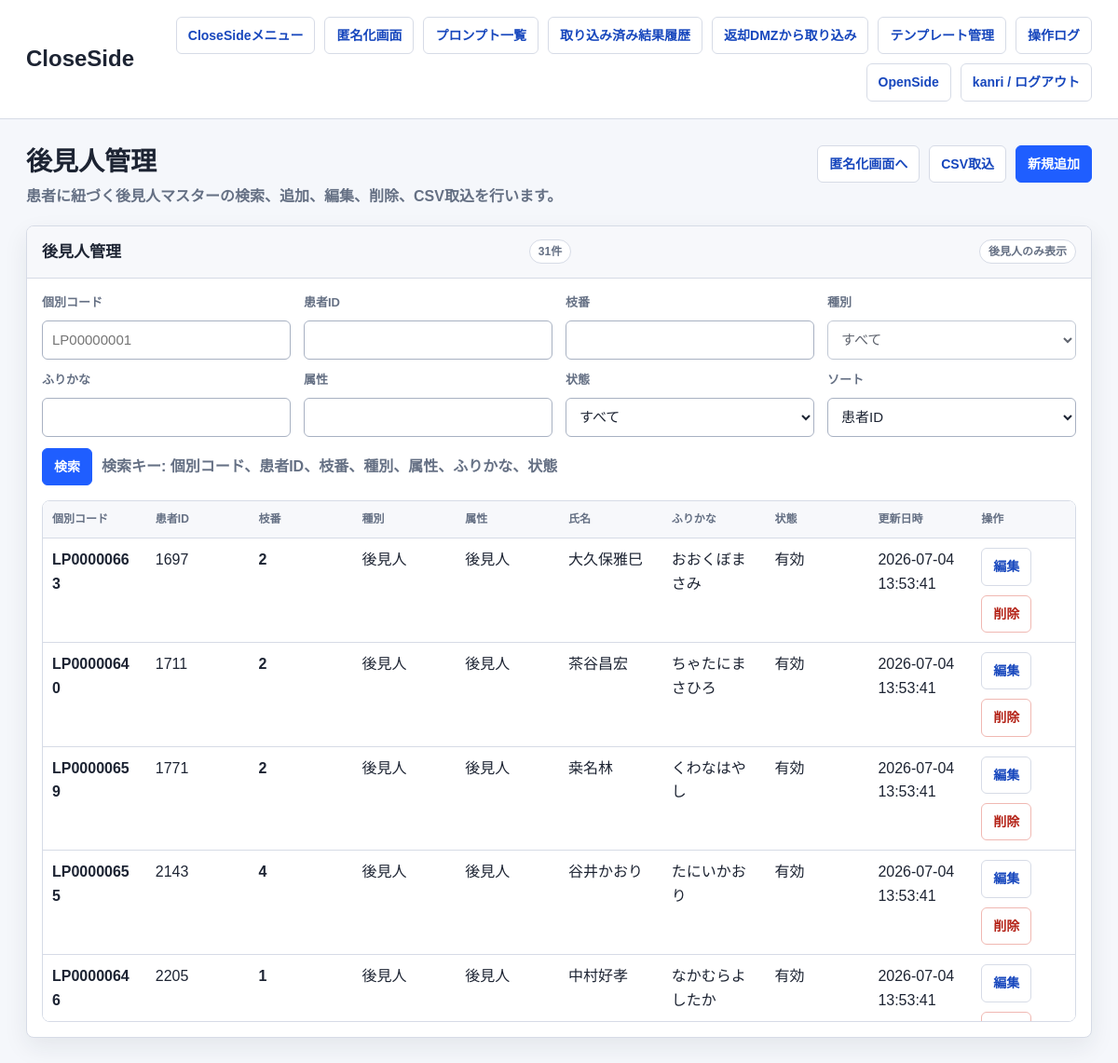
Screenshot of /close/guardians/ (signed in) with the database file from the repository.
### anonymizer_app/models.py (models this page shows, shortened)
class PatientLinkedPersonMixin(PersonNameMixin):
    class Meta:
        abstract = True
    RELATION_KIND_CHOICES = [
        ('family', '家族'),
        ('guardian', '後見人'),
    ]
    LINKED_PERSON_CODE_PREFIX = 'LP'
    patient_id = models.CharField(max_length=255, db_index=True)
    branch_no = models.PositiveIntegerField(verbose_name='枝番', db_index=True)
    linked_person_code = models.CharField(
        verbose_name='個別コード',
        max_length=16,
        unique=True,
        db_index=True,
        null=True,
        blank=True,
        editable=False,
    )
    relation_kind = models.CharField(max_length=16, verbose_name='種別', choices=RELATION_KIND_CHOICES, default='family', db_index=True)
    surname = models.CharField(max_length=255, blank=True, default='')
    given_name = models.CharField(max_length=255, blank=True, default='')
    kana_surname = models.CharField(max_length=255, blank=True, default='')
    kana_given_name = models.CharField(max_length=255, blank=True, default='')
    relationship_label = models.CharField(max_length=255, blank=True, default='')
    is_active = models.BooleanField(default=True)
    created_at = models.DateTimeField(default=timezone.now)
    updated_at = models.DateTimeField(auto_now=True)
    @property
    def relation_kind_label(self) -> str:
        relation_kind = str(self.relation_kind or '').strip()
        if relation_kind == 'guardian':
            return '後見人'
        return '家族'
    @property
    def relationship_display_label(self) -> str:
        return str(self.relationship_label or '').strip()

class PatientLinkedPerson(PatientLinkedPersonMixin):
    class Meta:
        ordering = ['patient_id', 'branch_no']
        constraints = [
            models.UniqueConstraint(fields=['patient_id', 'branch_no'], name='unique_patient_linked_person_branch_no'),
        ]

### close_side/views.py (the view)
# urls.py: path('guardians/', close_admin_required(views.guardian_list), name='guardian_list'),
def guardian_list(request):
    return _linked_person_list_view(
        request,
        page_title='後見人管理',
        page_subtitle='患者に紐づく後見人マスターの検索、追加、編集、削除、CSV取込を行います。',
        relation_kind_filter='guardian',
        create_url_name='close_side:guardian_create',
        import_url_name='close_side:guardian_import',
        edit_url_name='close_side:guardian_edit',
        delete_url_name='close_side:guardian_delete',
        clear_url_name='close_side:guardian_list',
    )

### anonymizer_app/models.py (called while the page is built)
    @property
    def full_name(self) -> str:
        return f'{self.surname}{self.given_name}'.strip()

    @property
    def kana_full_name(self) -> str:
        return f'{self.kana_surname}{self.kana_given_name}'.strip()

### anonymizer_app/network_policy.py (called while the page is built)
def network_policy() -> dict:
    return getattr(settings, 'NETWORK_POLICY', DEFAULT_NETWORK_POLICY)

def get_client_ip(request) -> str:
    forwarded_for = request.META.get('HTTP_X_FORWARDED_FOR', '')
    if getattr(settings, 'NETWORK_POLICY_TRUST_X_FORWARDED_FOR', True) and forwarded_for:
        return forwarded_for.split(',')[0].strip()
    return request.META.get('REMOTE_ADDR') or ''

def normalize_ip(value: str):
    try:
        return ip_address(value)
    except ValueError:
        return None

def _networks(cidrs: list[str]):
    networks = []
    for cidr in cidrs:
        try:
            networks.append(ip_network(cidr))
        except ValueError:
            continue
    return networks

def side_for_path(path: str) -> str:
    for side, rule in network_policy().items():
        if any(path.startswith(prefix) for prefix in rule.get('paths', [])):
            return side
    return ''

def allowed_cidrs_for_side(side: str) -> list[str]:
    rule = network_policy().get(side, {})
    cidrs = list(rule.get('cidrs', []))
    if getattr(settings, 'NETWORK_POLICY_ALLOW_LOOPBACK', False):
        cidrs.extend(LOOPBACK_CIDRS)
    return cidrs

def is_client_allowed_for_side(client_ip: str, side: str) -> bool:
    parsed = normalize_ip(client_ip)
    if parsed is None:
        return False
    return any(parsed in network for network in _networks(allowed_cidrs_for_side(side)))

    def __call__(self, request):
        side = side_for_path(request.path_info)
        if not side or not getattr(settings, 'NETWORK_POLICY_ENFORCED', True):
            return self.get_response(request)
        client_ip = get_client_ip(request)
        if is_client_allowed_for_side(client_ip, side):
            request.network_segment = side
            request.client_ip = client_ip
            return self.get_response(request)
        self._log_denied_request(request, side, client_ip)
        label = network_policy().get(side, {}).get('label', side)
        return HttpResponseForbidden(f'{label} へのアクセス元ネットワークが許可されていません。')

### close_side/views.py (called while the page is built, shortened)
def _is_admin(user) -> bool:
    return bool(user.is_staff or user.is_superuser)

def _normalize_branch_no_value(value: object) -> int | None:
    text = str(value or '').strip()
    if not text:
        return None

### anonymizer_app/templates/anonymizer_app/linked_person_list.html (shortened to what this page needs)
{% extends "anonymizer_app/base.html" %}
{% block brand %}CloseSide{% endblock %}
{% block page_title %}{{ page_title }}{% endblock %}
{% block page_subtitle %}<p class="page-subtitle">{{ page_subtitle }}</p>{% endblock %}
{% block page_actions %}
  <a class="button" href="{% url 'close_side:home' %}">匿名化画面へ</a>
  <a class="button" href="{{ import_url }}">CSV取込</a>
  <a class="button primary" href="{{ create_url }}">新規追加</a>
{% endblock %}
{% block content %}
  <section class="panel">
    <div class="panel-header">
      <h3 class="panel-title">{{ list_title }}</h3>
      <span class="badge">{{ query_count }}件</span>
      {% if relation_kind_filter_label %}
        <span class="badge">{{ relation_kind_filter_label }}のみ表示</span>
      {% endif %}
    </div>
    <div class="panel-body">
      <form method="get" class="master-search-form">
        <div class="master-search-field">
          <label class="field-label" for="{{ form.linked_person_code.id_for_label }}">個別コード</label>
          {{ form.linked_person_code }}
        </div>
        <div class="master-search-field">
          <label class="field-label" for="{{ form.patient_id.id_for_label }}">患者ID</label>
          {{ form.patient_id }}
        </div>
        <div class="master-search-field">
          <label class="field-label" for="{{ form.branch_no.id_for_label }}">枝番</label>
          {{ form.branch_no }}
        </div>
        <div class="master-search-field">
          <label class="field-label" for="{{ form.relation_kind.id_for_label }}">種別</label>
          {{ form.relation_kind }}
        </div>
        <div class="master-search-field">
          <label class="field-label" for="{{ form.kana.id_for_label }}">ふりかな</label>
          {{ form.kana }}
        </div>
        <div class="master-search-field">
          <label class="field-label" for="{{ form.relationship_label.id_for_label }}">属性</label>
          {{ form.relationship_label }}
        </div>
        <div class="master-search-field">
          <label class="field-label" for="{{ form.is_active.id_for_label }}">状態</label>
          {{ form.is_active }}
        </div>
        <div class="master-search-field">
          <label class="field-label" for="{{ form.sort.id_for_label }}">ソート</label>
          {{ form.sort }}
        </div>
        <div class="master-search-actions">
          <button class="primary" type="submit">検索</button>
          <span class="muted">検索キー: 個別コード、患者ID、枝番、種別、属性、ふりかな、状態</span>
        </div>
      </form>
      {% if linked_persons %}
        <div class="table-scroll" style="margin-top: 16px;">
          <table class="history-table">
            <thead>
              <tr>
                <th>個別コード</th>
                <th>患者ID</th>
                <th>枝番</th>
                <th>種別</th>
                <th>属性</th>
                <th>氏名</th>
                <th>ふりかな</th>
                <th>状態</th>
                <th>更新日時</th>
                <th>操作</th>
              </tr>
            </thead>
            <tbody>
              {% for linked_person in linked_persons %}
                <tr>
                  <td><strong>{{ linked_person.linked_person_code|default:"-" }}</strong></td>
                  <td>{{ linked_person.patient_id }}</td>
                  <td><strong>{{ linked_person.branch_no }}</strong></td>
                  <td>{{ linked_person.relation_kind_label }}</td>
                  <td>{{ linked_person.relationship_display_label|default:"-" }}</td>
                  <td>{{ linked_person.full_name|default:"-" }}</td>
                  <td>{{ linked_person.kana_full_name|default:"-" }}</td>
                  <td>{% if linked_person.is_active %}有効{% else %}無効{% endif %}</td>
                  <td>{{ linked_person.updated_at|date:"Y-m-d H:i:s" }}</td>
                  <td>
                    <div class="actions">
                      <a class="button" href="{% url edit_url_name pk=linked_person.pk %}">編集</a>
                      <form class="inline-form" method="post" action="{% url delete_url_name pk=linked_person.pk %}" onsubmit="return confirm('この{{ entity_label }}を削除しますか？');">
                        <button class="danger" type="submit">削除</button>
                      </form>
                    </div>
                  </td>
                </tr>
              {% endfor %}
            </tbody>
          </table>
        </div>
      {% else %}
        <p class="empty">{{ entity_label }}がありません。</p>
      {% endif %}
    </div>
  </section>
{% endblock %}

### anonymizer_app/templates/anonymizer_app/base.html (shortened to what this page needs)
<!DOCTYPE html>
<html lang="ja">
<head>
</head>
<body>
  <header class="app-header">
    <div class="header-inner">
      <h1 class="brand-title">{% block brand %}匿名化システム{% endblock %}</h1>
      <nav class="top-nav" aria-label="主要メニュー">
        {% if request.resolver_match.namespace == 'open_side' %}
          <a class="nav-link" href="{% url 'open_side:menu' %}">OpenSideメニュー</a>
          <a class="nav-link" href="{% url 'open_side:dmz_list' %}">プロンプト一覧</a>
          {% if request.user.is_staff or request.user.is_superuser %}
            <a class="nav-link" href="{% url 'open_side:operation_logs' %}">操作ログ</a>
          {% endif %}
          <a class="nav-link" href="{% url 'close_side:menu' %}">CloseSide</a>
          <form method="post" action="{% url 'open_side:logout' %}">
            {% csrf_token %}
            <button type="submit">{{ request.user.username }} / ログアウト</button>
          </form>
        {% else %}
          <a class="nav-link" href="{% url 'close_side:menu' %}">CloseSideメニュー</a>
          <a class="nav-link" href="{% url 'close_side:home' %}">匿名化画面</a>
          <a class="nav-link" href="{% url 'close_side:prompts_list' %}">プロンプト一覧</a>
          <a class="nav-link" href="{% url 'close_side:result_history_list' %}">取り込み済み結果履歴</a>
          <a class="nav-link" href="{% url 'close_side:result_import_list' %}">返却DMZから取り込み</a>
          <a class="nav-link" href="{% url 'close_side:templates_list' %}">テンプレート管理</a>
          {% if request.user.is_staff or request.user.is_superuser %}
            <a class="nav-link" href="{% url 'close_side:operation_logs' %}">操作ログ</a>
          {% endif %}
          <a class="nav-link" href="{% url 'open_side:menu' %}">OpenSide</a>
          <form method="post" action="{% url 'close_side:logout' %}">
            <button type="submit">{{ request.user.username }} / ログアウト</button>
          </form>
        {% endif %}
      </nav>
    </div>
  </header>
  <main class="content">
    <div class="page-head">
      <div>
        <h2 class="page-title">{% block page_title %}{% endblock %}</h2>
        {% block page_subtitle %}{% endblock %}
      </div>
      <div class="actions">{% block page_actions %}{% endblock %}</div>
    </div>
    {% block content %}{% endblock %}
  </main>
</body>
</html>

### anonymizer_app/templates/anonymizer_app/base.html (style rules this page uses)
* { box-sizing: border-box; }
:root { --bg: #f5f7fb; --panel: #fff; --surface: #f7f8fb; --line: #d6dbe6; --line-strong: #a8b1c2; --text: #1d2433; --muted: #657084; --blue: #1f5eff; --blue-dark: #1747bd; --green: #138a5b; --danger: #b42318; --amber: #a96a00; --shadow: 0 10px 26px rgba(29, 36, 51, 0.08); }
body { margin: 0; background: var(--bg); color: var(--text); font-family: Arial, "Hiragino Kaku Gothic ProN", "Yu Gothic", Meiryo, sans-serif; font-size: 16px; line-height: 1.6; }
a { color: var(--blue-dark); font-weight: 700; text-decoration-thickness: 2px; text-underline-offset: 4px; }
button, input, textarea, select { font: inherit; }
.app-header { position: sticky; top: 0; z-index: 10; border-bottom: 1px solid var(--line); background: rgba(255, 255, 255, 0.94); backdrop-filter: blur(10px); }
.header-inner, .content { max-width: 1240px; margin: 0 auto; padding: 18px 28px; }
.header-inner { display: flex; justify-content: space-between; gap: 20px; align-items: center; }
.brand-title { margin: 0; font-size: 24px; font-weight: 800; letter-spacing: 0; }
.top-nav { display: flex; flex-wrap: wrap; gap: 10px; justify-content: flex-end; align-items: center; }
.top-nav form, .inline-form { margin: 0; display: inline-flex; }
.nav-link, .button, button { display: inline-flex; align-items: center; justify-content: center; min-height: 38px; border: 1px solid var(--line); border-radius: 6px; background: #fff; color: var(--blue-dark); padding: 8px 12px; font-size: 14px; font-weight: 800; text-decoration: none; cursor: pointer; white-space: nowrap; transition: background 120ms ease, border-color 120ms ease, color 120ms ease, transform 120ms ease; }
.primary { border-color: var(--blue); background: var(--blue); color: #fff; }
.danger { border-color: #f0b8b2; color: var(--danger); }
.content { padding-top: 28px; padding-bottom: 40px; }
.page-head { display: flex; justify-content: space-between; gap: 20px; align-items: flex-start; margin-bottom: 18px; }
.page-title { margin: 0; font-size: 28px; line-height: 1.3; }
.page-subtitle { margin: 6px 0 0; color: var(--muted); font-weight: 700; }
.actions { display: flex; flex-wrap: wrap; gap: 10px; align-items: center; }
.panel, .card { border: 1px solid var(--line); border-radius: 8px; background: var(--panel); box-shadow: var(--shadow); overflow: hidden; }
.panel-header { display: flex; justify-content: space-between; gap: 12px; align-items: center; min-height: 54px; border-bottom: 1px solid var(--line); background: var(--surface); padding: 14px 16px; }
.panel-title { margin: 0; font-size: 17px; font-weight: 800; }
.panel-body, .card { padding: 16px; }
.table-scroll { overflow: auto; overflow-x: hidden; max-height: min(58vh, 560px); border: 1px solid var(--line); border-radius: 8px; background: #fff; }
.history-table { margin: 0; width: 100%; table-layout: fixed; }
.history-table thead th { position: sticky; top: 0; z-index: 1; background: var(--surface); }
.history-table th, .history-table td { overflow-wrap: anywhere; word-break: break-word; }
table { width: 100%; border-collapse: collapse; background: #fff; }
th, td { border-bottom: 1px solid var(--line); padding: 10px; text-align: left; vertical-align: top; }
th { color: var(--muted); background: var(--surface); font-size: 12px; font-weight: 800; }
input, textarea, select { width: 100%; border: 1px solid var(--line-strong); border-radius: 6px; background: #fff; color: var(--text); padding: 9px 10px; outline: none; }
label { display: inline-block; margin-bottom: 6px; color: var(--muted); font-size: 13px; font-weight: 800; }
.badge { display: inline-flex; align-items: center; min-height: 26px; border: 1px solid var(--line); border-radius: 999px; background: #fff; color: var(--muted); padding: 2px 9px; font-size: 12px; font-weight: 800; white-space: nowrap; }
.muted { color: var(--muted); font-weight: 700; }

### anonymizer_app/templates/anonymizer_app/linked_person_list.html (style rules this page uses)
.master-search-form { display: grid; grid-template-columns: repeat(4, minmax(0, 1fr)); gap: 12px 14px; align-items: end; }
.master-search-field { display: grid; gap: 8px; min-width: 0; }
.master-search-field .field-label { margin-bottom: 0; }
.master-search-field input, .master-search-field select { width: 100%; min-height: 42px; border: 1px solid var(--line-strong); border-radius: 6px; background: #fff; color: var(--text); padding: 8px 10px; font-size: 15px; outline: none; }
.master-search-actions { grid-column: 1 / -1; display: flex; flex-wrap: wrap; gap: 10px; align-items: center; }

### rows the page displays
PatientLinkedPerson: linked_person_code "LP00000663", patient_id "1697", branch_no "2", relation_kind_label "後見人", relationship_display_label "後見人", full_name "大久保雅巳", kana_full_name "おおくぼまさみ", is_active "有効", updated_at "2026-07-04 13:53:41"
PatientLinkedPerson: linked_person_code "LP00000640", patient_id "1711", branch_no "2", relation_kind_label "後見人", relationship_display_label "後見人", full_name "茶谷昌宏", kana_full_name "ちゃたにまさひろ", is_active "有効", updated_at "2026-07-04 13:53:41"
PatientLinkedPerson: linked_person_code "LP00000659", patient_id "1771", branch_no "2", relation_kind_label "後見人", relationship_display_label "後見人", full_name "桒名林", kana_full_name "くわなはやし", is_active "有効", updated_at "2026-07-04 13:53:41"
PatientLinkedPerson: linked_person_code "LP00000655", patient_id "2143", branch_no "4", relation_kind_label "後見人", relationship_display_label "後見人", full_name "谷井かおり", kana_full_name "たにいかおり", is_active "有効", updated_at "2026-07-04 13:53:41"
PatientLinkedPerson: linked_person_code "LP00000646", patient_id "2205", branch_no "1", relation_kind_label "後見人", relationship_display_label "後見人", full_name "中村好孝", kana_full_name "なかむらよしたか", is_active "有効", updated_at "2026-07-04 13:53:41"

### other values shown
{{ request.user.username }} "kanri"
{{ page_title }} "後見人管理"
{{ page_subtitle }} "患者に紐づく後見人マスターの検索、追加、編集、削除、CSV取込を行います。"
{{ list_title }} "後見人管理"
{{ query_count }} "31"
{{ relation_kind_filter_label }} "後見人"
